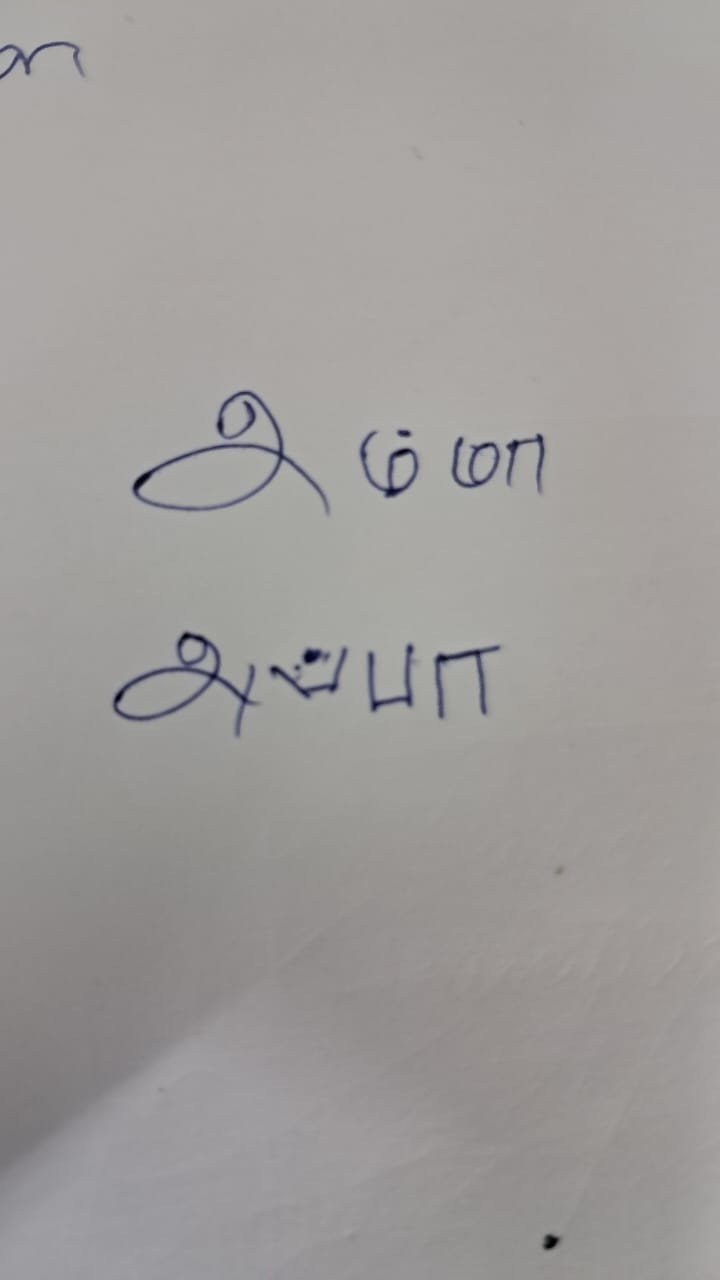
#> input picture language-bot/backend/app/agents/handwriting_ocr/input_images/handwritten1.jpg, 720 x 1280 px
$ python -i image_preprocessor.py   (imports and definitions only)
#> lines starting #> are read from the running program, lines starting #| are printed output that depends on the picture
import cv2
import numpy as np
from PIL import Image
import os

class ImagePreprocessor:
    def __init__(self, input_path, output_dir='processed_images'):
        self.input_path = input_path
        self.output_dir = output_dir
        os.makedirs(output_dir, exist_ok=True)

    def load_image(self):
        """Load image using OpenCV"""
        img = cv2.imread(self.input_path)
#> img is the input picture: shape (1280, 720, 3); mean B, G, R 154.6, 156.3, 159.2
        if img is None:
            raise ValueError(f"Cannot load image from {self.input_path}")
        return img

    def convert_to_grayscale(self, img):
        """Convert to grayscale"""
        return cv2.cvtColor(img, cv2.COLOR_BGR2GRAY)

    def increase_contrast(self, img):
        """Increase contrast using CLAHE"""
        clahe = cv2.createCLAHE(clipLimit=2.0, tileGridSize=(8,8))
        return clahe.apply(img)

    def denoise(self, img):
        """Remove noise"""
        return cv2.fastNlMeansDenoising(img, h=10)

    def binarize(self, img):
        """Apply adaptive thresholding"""
        return cv2.adaptiveThreshold(
            img, 255,
            cv2.ADAPTIVE_THRESH_GAUSSIAN_C,
            cv2.THRESH_BINARY,
            11, 2
        )

    def sharpen(self, img):
        """Sharpen the image"""
        kernel = np.array([[-1,-1,-1],
                          [-1, 9,-1],
                          [-1,-1,-1]])
        return cv2.filter2D(img, -1, kernel)

    def deskew(self, img):
        """Deskew image if tilted"""
        coords = np.column_stack(np.where(img > 0))
#> coords = 921600 pairs, first value 0 to 1279, second value 0 to 719
        if len(coords) == 0:
            return img
        angle = cv2.minAreaRect(coords)[-1]
#> angle = -90

        if angle < -45:
            angle = -(90 + angle)
#> angle = 0
        else:
            angle = -angle

        (h, w) = img.shape[:2]
#> h = 1280; w = 720
        center = (w // 2, h // 2)
#> center = (360, 640)
        M = cv2.getRotationMatrix2D(center, angle, 1.0)
#> M = [[1, 0, 0], [0, 1, 0]]
        rotated = cv2.warpAffine(img, M, (w, h),
                                 flags=cv2.INTER_CUBIC,
                                 borderMode=cv2.BORDER_REPLICATE)
        return rotated

    def preprocess_basic(self):
        """Basic preprocessing pipeline"""
        print("📸 Loading image...")
        img = self.load_image()

        print("🔄 Converting to grayscale...")
        gray = self.convert_to_grayscale(img)

        print("✨ Increasing contrast...")
        contrast = self.increase_contrast(gray)

        print("🧹 Denoising...")
        denoised = self.denoise(contrast)

        # Save result
        output_path = os.path.join(self.output_dir, 'basic_preprocessed.jpg')
        cv2.imwrite(output_path, denoised)
        print(f"✅ Basic preprocessing done: {output_path}")

        return output_path

    def preprocess_advanced(self):
        """Advanced preprocessing pipeline"""
        print("📸 Loading image...")
        img = self.load_image()

        print("🔄 Converting to grayscale...")
        gray = self.convert_to_grayscale(img)

        print("✨ Increasing contrast...")
        contrast = self.increase_contrast(gray)

        print("🧹 Denoising...")
        denoised = self.denoise(contrast)

        print("📐 Deskewing...")
        deskewed = self.deskew(denoised)

        print("🔪 Sharpening...")
        sharpened = self.sharpen(deskewed)
#> in sharpen, `return cv2.filter2D(img, -1, kernel)`:
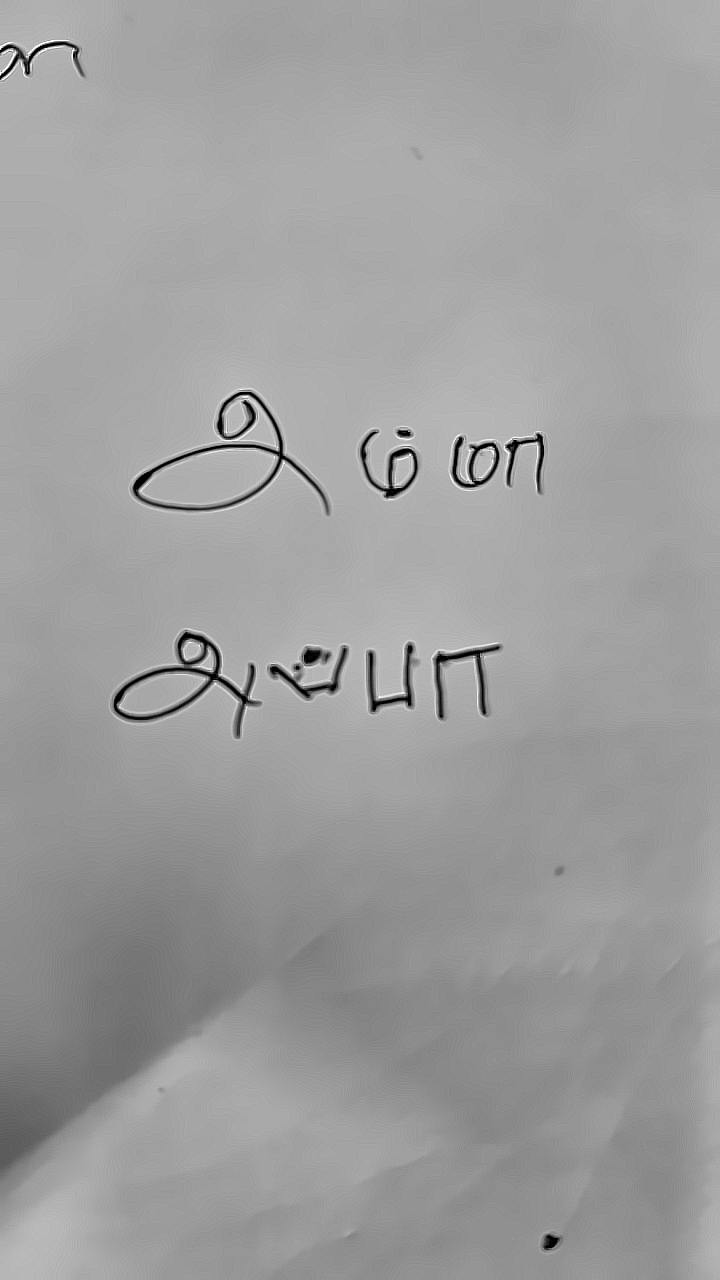
#> returned value: shape (1280, 720); min 0, max 255, mean 157.7

        print("⚫ Binarizing...")
        binary = self.binarize(sharpened)
#> in binarize, `return cv2.adaptiveThreshold( img, 255, cv2.ADAPTIVE_THRESH_GAUSSIAN_C..`:
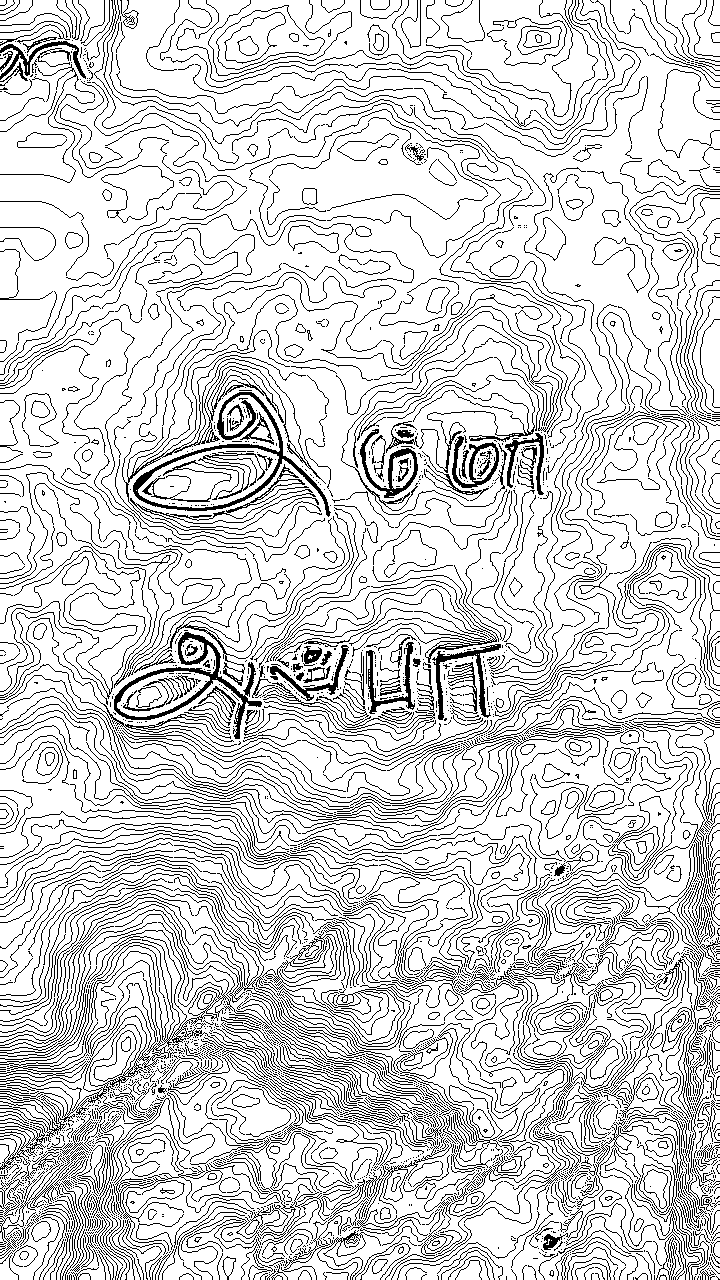
#> returned value: shape (1280, 720); 83.6% white; black in thin lines or dots

        # Save result
        output_path = os.path.join(self.output_dir, 'advanced_preprocessed.jpg')
        cv2.imwrite(output_path, binary)
        print(f"✅ Advanced preprocessing done: {output_path}")

        return output_path

    def preprocess_all(self):
        """Create multiple preprocessed versions"""
        results = {}

        # Original
        img = self.load_image()
        original_path = os.path.join(self.output_dir, 'original.jpg')
        cv2.imwrite(original_path, img)
        results['original'] = original_path

        # Basic
        results['basic'] = self.preprocess_basic()

        # Advanced
        results['advanced'] = self.preprocess_advanced()

        return results

>>> result = ImagePreprocessor('input_images/handwritten1.jpg').preprocess_advanced()

$ run again, on language-bot/backend/app/agents/handwriting_ocr/input_images/handwritten2.jpg
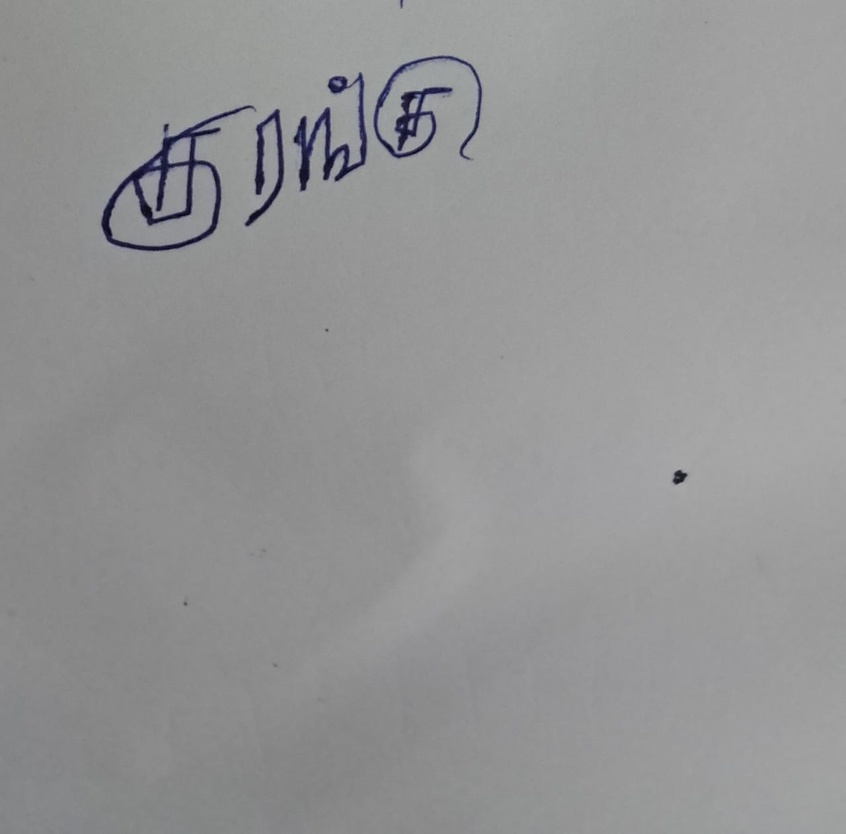
#> input picture language-bot/backend/app/agents/handwriting_ocr/input_images/handwritten2.jpg, 846 x 834 px, shrunk from 1280 x 1261 before the run
#> in load_image, img is the input picture: shape (834, 846, 3); mean B, G, R 148.8, 148.3, 147.9
#> in increase_contrast, `return clahe.apply(img)`:
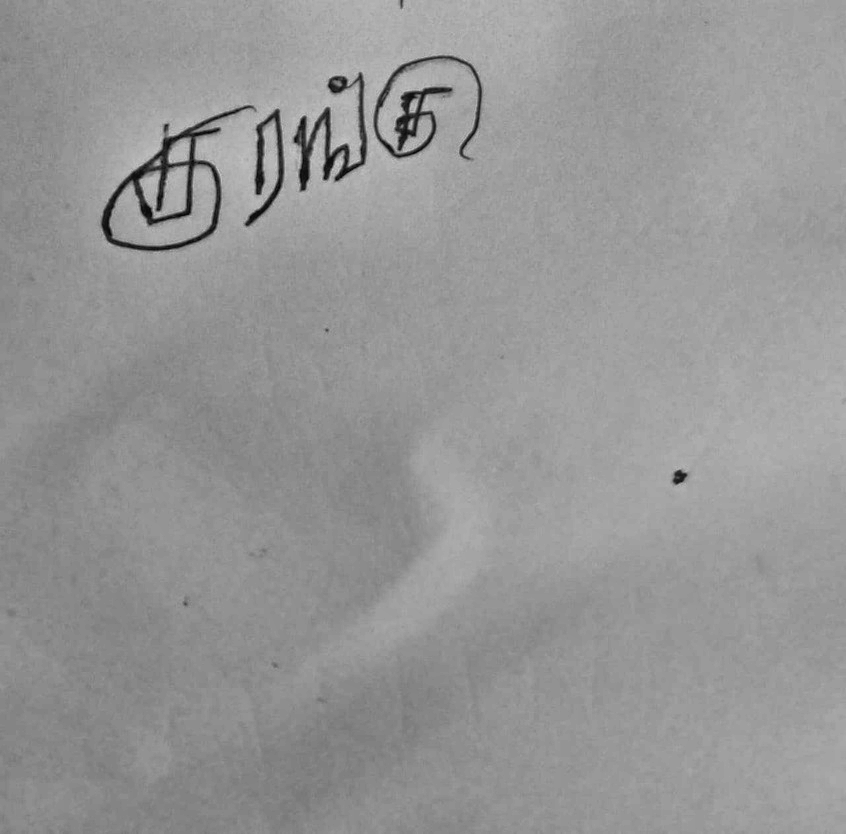
#> returned value: shape (834, 846); min 4, max 201, mean 150
#> coords = 705564 pairs, first value 0 to 833, second value 0 to 845
#> in deskew, `angle = cv2.minAreaRect(coords)[-1]`: angle = -90
#> in deskew, `angle = -(90 + angle)`: angle = 0
#> M = [[1, 0, 0], [0, 1, 0]]
#> in binarize, `return cv2.adaptiveThreshold( img, 255, cv2.ADAPTIVE_THRESH_GAUSSIAN_C..`:
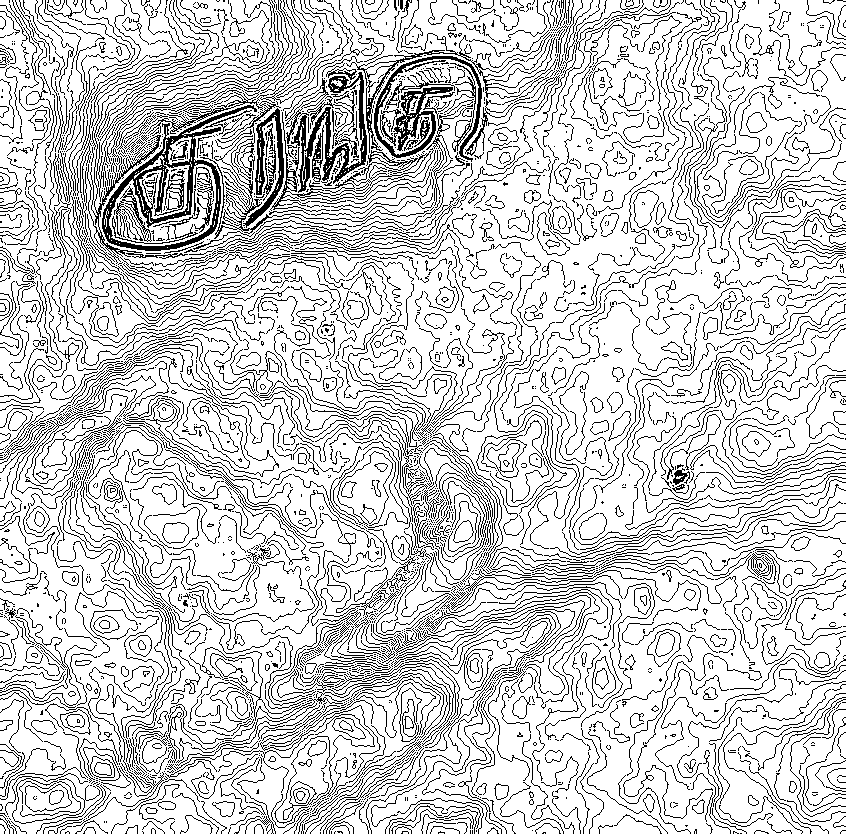
#> returned value: shape (834, 846); 81.8% white; black in thin lines or dots
